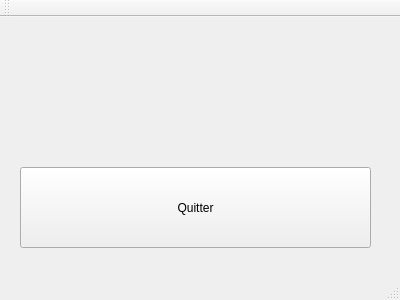
<?xml version="1.0" encoding="UTF-8"?>
<ui version="4.0">
 <class>BanqueMainWindow</class>
 <widget class="QMainWindow" name="BanqueMainWindow">
  <property name="geometry">
   <rect>
    <x>0</x>
    <y>0</y>
    <width>400</width>
    <height>300</height>
   </rect>
  </property>
  <property name="windowTitle">
   <string>BanqueMainWindow</string>
  </property>
  <widget class="QWidget" name="centralWidget">
   <widget class="QPushButton" name="pushButtonQuitter">
    <property name="geometry">
     <rect>
      <x>20</x>
      <y>150</y>
      <width>351</width>
      <height>81</height>
     </rect>
    </property>
    <property name="styleSheet">
     <string notr="true">font: 36pt &quot;Noto Sans&quot;;</string>
    </property>
    <property name="text">
     <string>Quitter</string>
    </property>
   </widget>
  </widget>
  <widget class="QMenuBar" name="menuBar">
   <property name="geometry">
    <rect>
     <x>0</x>
     <y>0</y>
     <width>400</width>
     <height>22</height>
    </rect>
   </property>
  </widget>
  <widget class="QToolBar" name="mainToolBar">
   <attribute name="toolBarArea">
    <enum>TopToolBarArea</enum>
   </attribute>
   <attribute name="toolBarBreak">
    <bool>false</bool>
   </attribute>
  </widget>
  <widget class="QStatusBar" name="statusBar"/>
 </widget>
 <layoutdefault spacing="6" margin="11"/>
 <resources/>
 <connections/>
</ui>
